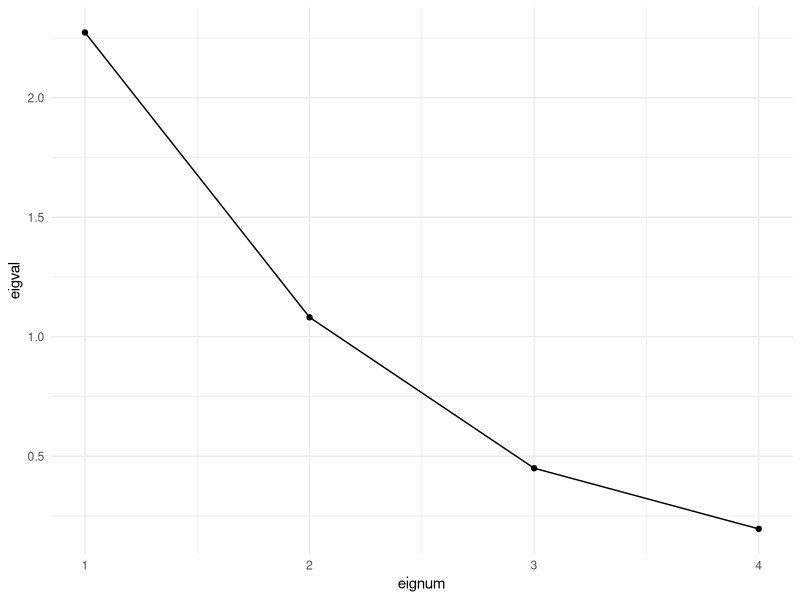

Generate this figure with R:
## ---- chunk 1
rm(list=ls())
library(tidyverse)
library(psych)
library(kableExtra)
theme_set(theme_minimal())
## ---- chunk 2
y1 <- c(47.8,46.4,46.3,45.1,47.6,52.5,51.2,49.8,48.1,45.0,51.2,48.5,52.1,48.2,49.6,50.7,47.2,53.3,46.2,46.3)
y2 <- c(48.8,47.3,46.8,45.3,48.5,53.2,53.0,50.0,50.8,47.0,51.4,49.2,52.8,48.9,50.4,51.7,47.7,54.6,47.5,47.6)
y3 <- c(49.0,47.7,47.8,46.1,48.9,53.3,54.3,50.3,52.3,47.3,51.6,53.0,53.7,49.3,51.2,52.7,48.4,55.1,48.1,51.3)
y4 <- c(49.7,48.4,48.5,47.2,49.3,53.7,54.4,52.7,54.4,48.3,51.9,55.5,55.0,49.8,51.8,53.3,49.5,55.3,48.4,51.8)

Y <- cbind(y1,y2,y3,y4) |> unname()
R <- cor(Y)
p <- nrow(R)
eigs_R <- eigen(R, symmetric=FALSE)
m <- 2
C1 <- eigs_R$vectors[,1:m]
D1 <- sqrt(diag(eigs_R$values, nrow=p, ncol=p))[1:m, 1:m]

Lambda_hat <- C1%*%D1
loadings <- Lambda_hat%*%t(Lambda_hat)

efa.mod <- fa(R, nfactors=2, rotate="oblimin")


efa.mod$complexity
## ---- chunk 3
# Flea data
Y <- matrix(c(189,245,137,163,
              192,260,132,217,
              217,276,141,192,
              221,299,142,213,
              171,239,128,158,
              192,262,147,173,
              213,278,136,201,
              192,255,128,185,
              170,244,128,192,
              201,276,146,186,
              195,242,128,192,
              205,263,147,192,
              180,252,121,167,
              192,283,138,183,
              200,294,138,188,
              192,277,150,177,
              200,287,136,173,
              181,255,146,183,
              192,287,141,198,
              181,305,184,209,
              158,237,133,188,
              184,300,166,231,
              171,273,162,213,
              181,297,163,224,
              181,308,160,223,
              177,301,166,221,
              198,308,141,197,
              180,286,146,214,
              177,299,171,192,
              176,317,166,213,
              192,312,166,209,
              176,285,141,200,
              169,287,162,214,
              164,265,147,192,
              181,308,157,204,
              192,276,154,209,
              181,278,149,235,
              175,271,140,192,
              197,303,170,205),
            byrow=TRUE,
            ncol=4)

R <- cor(Y)
eigs_R <- eigen(R, symmetric=FALSE)
p <- ncol(R)
pct <- eigs_R$values/p
cumpct <- cumsum(pct)

mtx <- rbind(eigenvalues=eigs_R$values, pct, cumpct)
kable(mtx, digits=3)
## ---- chunk 4
tibble(
  eignum = 1:p,
  eigval = eigs_R$values
) |> 
ggplot(aes(x=eignum, y=eigval)) + geom_point() + geom_line()
## ---- chunk 5
# extract the factors "by hand" first, then use the fa function from psych
# package.
m <- 2
C1 <- eigs_R$vectors[,1:m]
D1 <- sqrt((diag(eigs_R$values, ncol=p, nrow=p)))[1:m, 1:m]

Lambda_hat <- C1%*%D1
loadings <- Lambda_hat%*%t(Lambda_hat)


(efa.mod <- fa(R, nfactors=2, rotate="none"))
